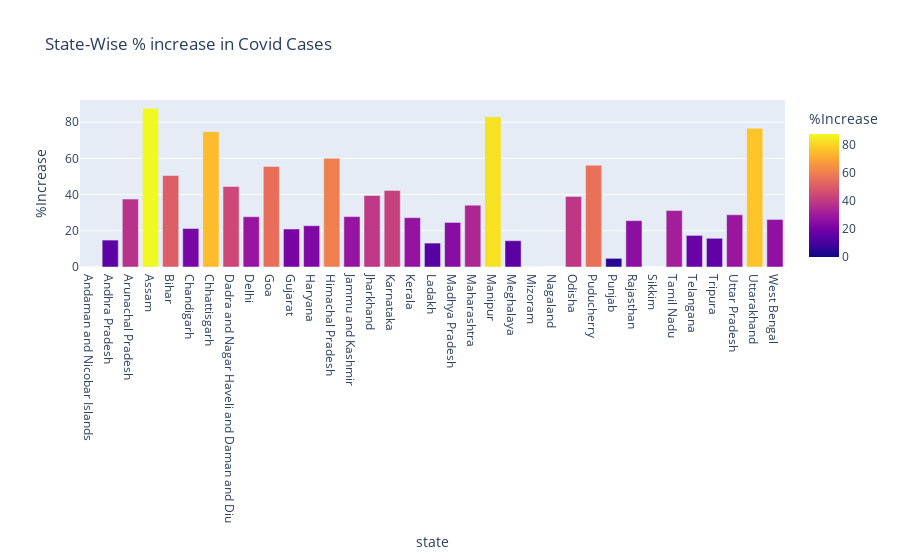

Notebook code cell kept with this figure:
### Code cell
# 1-week State-Wise Changes Visualization

fig = px.bar(grouped_covid_data, x='state', y='%Increase', color='%Increase', title='State-Wise % increase in Covid Cases')
fig.show()

### Figure 1 — Plotly figure (JSON) as saved in the notebook; plotly's stock layout.template omitted (floating-point values rounded to 4 significant figures)
{"data": [{"alignmentgroup": "True", "hovertemplate": "state=%{x}<br>%Increase=%{marker.color}<extra></extra>", "legendgroup": "", "marker": {"color": [0, 14.86, 37.5, 87.59, 50.53, 21.26, 74.73, 44.44, 27.76, 55.51, 21.0, 22.78, 60.0, 27.84, 39.46, 42.28, 27.26, 13.2, 24.6, 34.14, 82.89, 14.53, 0, null, 38.97, 56.2, 4.779, 25.59, null, 31.18, 17.43, 15.85, 28.82, 76.56, 26.25], "coloraxis": "coloraxis", "pattern": {"shape": ""}}, "name": "", "offsetgroup": "", "orientation": "v", "showlegend": false, "textposition": "auto", "type": "bar", "x": ["Andaman and Nicobar Islands", "Andhra Pradesh", "Arunachal Pradesh", "Assam", "Bihar", "Chandigarh", "Chhattisgarh", "Dadra and Nagar Haveli and Daman and Diu", "Delhi", "Goa", "Gujarat", "Haryana", "Himachal Pradesh", "Jammu and Kashmir", "Jharkhand", "Karnataka", "Kerala", "Ladakh", "Madhya Pradesh", "Maharashtra", "Manipur", "Meghalaya", "Mizoram", "Nagaland", "Odisha", "Puducherry", "Punjab", "Rajasthan", "Sikkim", "Tamil Nadu", "Telangana", "Tripura", "Uttar Pradesh", "Uttarakhand", "West Bengal"], "xaxis": "x", "y": [0, 14.86, 37.5, 87.59, 50.53, 21.26, 74.73, 44.44, 27.76, 55.51, 21.0, 22.78, 60.0, 27.84, 39.46, 42.28, 27.26, 13.2, 24.6, 34.14, 82.89, 14.53, 0, null, 38.97, 56.2, 4.779, 25.59, null, 31.18, 17.43, 15.85, 28.82, 76.56, 26.25], "yaxis": "y"}], "layout": {"autosize": true, "barmode": "relative", "coloraxis": {"colorbar": {"title": {"text": "%Increase"}}, "colorscale": [[0, "#0d0887"], [0.1111, "#46039f"], [0.2222, "#7201a8"], [0.3333, "#9c179e"], [0.4444, "#bd3786"], [0.5556, "#d8576b"], [0.6667, "#ed7953"], [0.7778, "#fb9f3a"], [0.8889, "#fdca26"], [1, "#f0f921"]]}, "legend": {"tracegroupgap": 0}, "title": {"text": "State-Wise % increase in Covid Cases"}, "xaxis": {"anchor": "y", "autorange": true, "domain": [0, 1], "range": [-0.5, 34.5], "title": {"text": "state"}, "type": "category"}, "yaxis": {"anchor": "x", "autorange": true, "domain": [0, 1], "range": [0, 92.2], "title": {"text": "%Increase"}, "type": "linear"}}}
